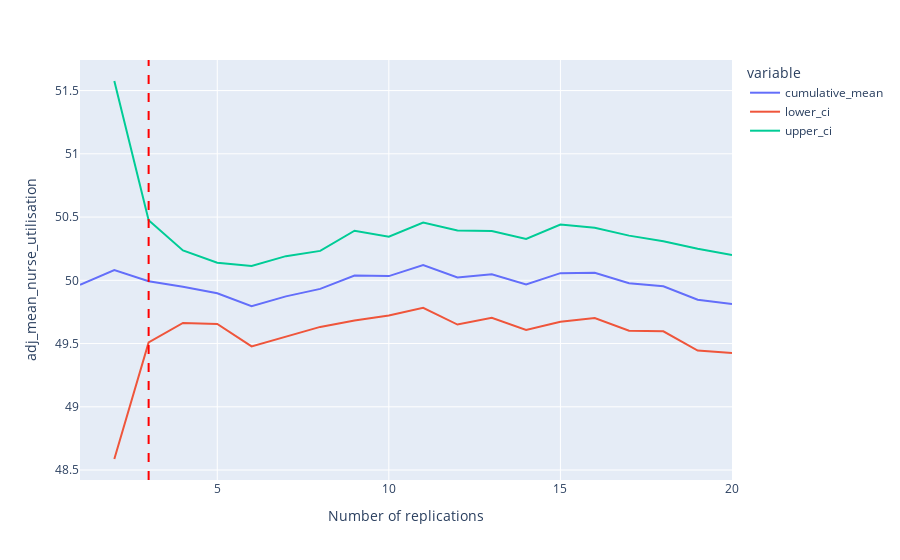

This figure's notebook cell:
### Code cell
confidence_interval_method(
    replications=20,
    metric='mean_nurse_utilisation',
    desired_precision=0.05,
    min_rep=3
)

### Figure 1 — Plotly figure (JSON) as saved in the notebook; plotly's stock layout.template omitted (floating-point values rounded to 4 significant figures)
{"data": [{"hovertemplate": "variable=cumulative_mean<br>replications=%{x}<br>value=%{y}<extra></extra>", "legendgroup": "cumulative_mean", "line": {"color": "#636efa", "dash": "solid"}, "marker": {"symbol": "circle"}, "mode": "lines", "name": "cumulative_mean", "orientation": "v", "showlegend": true, "type": "scatter", "x": [1, 2, 3, 4, 5, 6, 7, 8, 9, 10, 11, 12, 13, 14, 15, 16, 17, 18, 19, 20], "xaxis": "x", "y": [49.96, 50.08, 49.99, 49.95, 49.9, 49.8, 49.87, 49.93, 50.04, 50.03, 50.12, 50.02, 50.05, 49.97, 50.06, 50.06, 49.98, 49.95, 49.85, 49.81], "yaxis": "y"}, {"hovertemplate": "variable=lower_ci<br>replications=%{x}<br>value=%{y}<extra></extra>", "legendgroup": "lower_ci", "line": {"color": "#EF553B", "dash": "solid"}, "marker": {"symbol": "circle"}, "mode": "lines", "name": "lower_ci", "orientation": "v", "showlegend": true, "type": "scatter", "x": [1, 2, 3, 4, 5, 6, 7, 8, 9, 10, 11, 12, 13, 14, 15, 16, 17, 18, 19, 20], "xaxis": "x", "y": [null, 48.59, 49.51, 49.66, 49.65, 49.48, 49.56, 49.63, 49.68, 49.72, 49.78, 49.65, 49.7, 49.61, 49.67, 49.7, 49.6, 49.6, 49.44, 49.42], "yaxis": "y"}, {"hovertemplate": "variable=upper_ci<br>replications=%{x}<br>value=%{y}<extra></extra>", "legendgroup": "upper_ci", "line": {"color": "#00cc96", "dash": "solid"}, "marker": {"symbol": "circle"}, "mode": "lines", "name": "upper_ci", "orientation": "v", "showlegend": true, "type": "scatter", "x": [1, 2, 3, 4, 5, 6, 7, 8, 9, 10, 11, 12, 13, 14, 15, 16, 17, 18, 19, 20], "xaxis": "x", "y": [null, 51.58, 50.48, 50.24, 50.14, 50.11, 50.19, 50.23, 50.39, 50.34, 50.46, 50.39, 50.39, 50.33, 50.44, 50.42, 50.35, 50.31, 50.25, 50.2], "yaxis": "y"}], "layout": {"legend": {"title": {"text": "variable"}, "tracegroupgap": 0}, "margin": {"t": 60}, "shapes": [{"line": {"color": "red", "dash": "dash"}, "type": "line", "x0": 3, "x1": 3, "xref": "x", "y0": 0, "y1": 1, "yref": "y domain"}], "xaxis": {"anchor": "y", "domain": [0, 1], "title": {"text": "Number of replications"}}, "yaxis": {"anchor": "x", "domain": [0, 1], "title": {"text": "adj_mean_nurse_utilisation"}}}}
